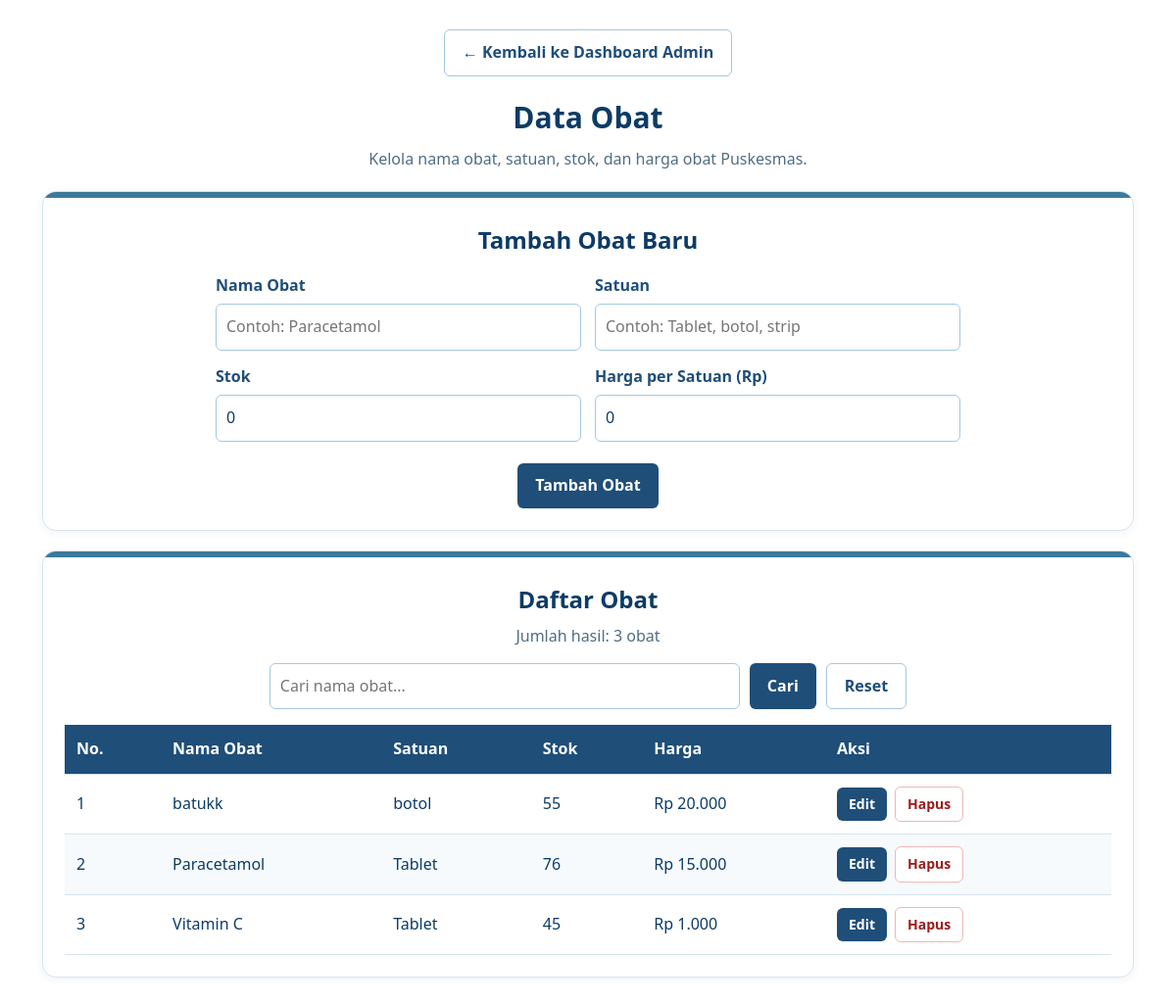
The page /admin/obat.php (signed in) on the database its author committed.
### tables this page shows
CREATE TABLE `obat` (
  `id` int(11) NOT NULL,
  `nama_obat` varchar(100) NOT NULL,
  `satuan` varchar(30) DEFAULT NULL,
  `stok` int(11) NOT NULL DEFAULT 0,
  `harga` decimal(12,2) NOT NULL DEFAULT 0.00
);

### admin/obat.php (the view, shortened to what this page needs)
<?php
require_once "../koneksi.php";
function e($value) {
    return htmlspecialchars((string) $value, ENT_QUOTES, "UTF-8");
}
$editObat = null;
$keyword = trim($_GET["cari"] ?? "");
if ($keyword !== "") {
    $stmt = $pdo->prepare(
        "SELECT * FROM obat
         WHERE nama_obat LIKE ?
         ORDER BY nama_obat ASC"
    );
    $stmt->execute(["%" . $keyword . "%"]);
    $daftarObat = $stmt->fetchAll(PDO::FETCH_ASSOC);
} else {
    $stmt = $pdo->query(
        "SELECT * FROM obat ORDER BY nama_obat ASC"
    );
    $daftarObat = $stmt->fetchAll(PDO::FETCH_ASSOC);
}
$totalObat = count($daftarObat);
?>
<!DOCTYPE html>
<html lang="id">
<head>
</head>
<body>
    <main class="content">
        <a class="top-link" href="index.php">← Kembali ke Dashboard Admin</a>
        <h1>Data Obat</h1>
        <p class="subjudul">
            Kelola nama obat, satuan, stok, dan harga obat Puskesmas.
        </p>
        <section class="panel">
            <h2><?= $editObat ? "Edit Data Obat" : "Tambah Obat Baru" ?></h2>
            <form method="post" action="obat.php">
                <div class="form-grid">
                    <div>
                        <label for="nama_obat">Nama Obat</label>
                        <input id="nama_obat" name="nama_obat" required
                               maxlength="255"
                               value="<?= e($editObat["nama_obat"] ?? "") ?>"
                               placeholder="Contoh: Paracetamol">
                    </div>
                    <div>
                        <label for="satuan">Satuan</label>
                        <input id="satuan" name="satuan" required
                               maxlength="50"
                               value="<?= e($editObat["satuan"] ?? "") ?>"
                               placeholder="Contoh: Tablet, botol, strip">
                    </div>
                    <div>
                        <label for="stok">Stok</label>
                        <input id="stok" name="stok" type="number"
                               min="0" step="1" required
                               value="<?= e($editObat["stok"] ?? "0") ?>">
                    </div>
                    <div>
                        <label for="harga">Harga per Satuan (Rp)</label>
                        <input id="harga" name="harga" type="number"
                               min="0" step="1" required
                               value="<?= e($editObat["harga"] ?? "0") ?>">
                    </div>
                </div>
                <div class="form-actions">
                    <button type="submit" class="button">
                        <?= $editObat ? "Simpan Perubahan" : "Tambah Obat" ?>
                    </button>
                </div>
            </form>
        </section>
        <section class="panel">
            <h2>Daftar Obat</h2>
            <p class="muted">Jumlah hasil: <?= $totalObat ?> obat</p>
            <form method="get" class="search-form">
                <input type="text" name="cari"
                       placeholder="Cari nama obat..."
                       aria-label="Cari nama obat"
                       value="<?= e($keyword) ?>">
                <button type="submit" class="button">Cari</button>
                <a href="obat.php" class="button button-outline">Reset</a>
            </form>
            <div class="table-wrap">
                <table>
                    <thead>
                        <tr>
                            <th>No.</th>
                            <th>Nama Obat</th>
                            <th>Satuan</th>
                            <th>Stok</th>
                            <th>Harga</th>
                            <th>Aksi</th>
                        </tr>
                    </thead>
                    <tbody>
                    <?php if (!$daftarObat): ?>
                        <tr>
                            <td colspan="6">Belum ada data obat.</td>
                        </tr>
                    <?php else: ?>
                        <?php foreach ($daftarObat as $i => $obat): ?>
                            <tr>
                                <td><?= $i + 1 ?></td>
                                <td><?= e($obat["nama_obat"]) ?></td>
                                <td><?= e($obat["satuan"]) ?></td>
                                <td><?= e($obat["stok"]) ?></td>
                                <td>Rp <?= number_format(
                                    (float)$obat["harga"], 0, ",", "."
                                ) ?></td>
                                <td>
                                    <div class="actions">
                                        <a class="button button-small"
                                           href="obat.php?edit=<?= e($obat["id"]) ?>">
                                            Edit
                                        </a>
                                        <form method="post" action="obat.php"
                                              onsubmit="return confirm(
                                                  'Yakin ingin menghapus obat ini?'
                                              )">
                                            <button type="submit"
                                                    class="button button-small button-danger">
                                                Hapus
                                            </button>
                                        </form>
                                    </div>
                                </td>
                            </tr>
                        <?php endforeach; ?>
                    <?php endif; ?>
                    </tbody>
                </table>
            </div>
        </section>
    </main>
</body>
</html>

### admin/obat.php (style rules this page uses)
:root { --white: #ffffff; --tint: #eaf3fa; --border: #d6e4ef; --blue-100: #a4c8e1; --blue-300: #6fa3d8; --teal-500: #3b7a99; --blue-700: #1f4e79; --navy-900: #0d3b66; --text: #0d3b66; --text-muted: #4f6d85; --radius-sm: 6px; --radius-lg: 14px; --shadow: 0 2px 10px rgba(13, 59, 102, 0.06); --transition: 0.2s ease; }
* { box-sizing: border-box; }
body { margin: 0; background: var(--white); color: var(--text); font-family: "Segoe UI", Arial, sans-serif; line-height: 1.6; }
.content { max-width: 1150px; margin: 30px auto; padding: 0 18px; }
.content > h1 { margin: 0 0 6px; color: var(--navy-900); font-size: 30px; text-align: center; }
.content > p.subjudul { margin: 0 0 16px; color: var(--text-muted); text-align: center; }
.top-link { display: table; margin: 0 auto 18px; padding: 10px 18px; background: var(--white); color: var(--blue-700); font-weight: bold; text-decoration: none; border: 1px solid var(--blue-100); border-radius: var(--radius-sm); transition: background var(--transition), border-color var(--transition); }
.panel { position: relative; overflow: hidden; margin-top: 20px; padding: 30px 22px 22px; background: var(--white); border: 1px solid var(--border); border-radius: var(--radius-lg); box-shadow: var(--shadow); }
.panel::before { content: ""; position: absolute; inset: 0 0 auto 0; height: 6px; background: var(--teal-500); }
.panel h2 { margin: 0 0 6px; color: var(--navy-900); text-align: center; }
.panel > p.muted { margin: 0 0 14px; color: var(--text-muted); text-align: center; }
.form-grid { display: grid; grid-template-columns: repeat(2, minmax(0, 1fr)); gap: 14px; max-width: 760px; margin: 14px auto 0; }
label { display: block; margin-bottom: 6px; color: var(--blue-700); font-weight: bold; }
input { width: 100%; padding: 10px; background: var(--white); color: var(--text); font: inherit; border: 1px solid var(--blue-100); border-radius: var(--radius-sm); transition: border-color var(--transition), box-shadow var(--transition); }
.form-actions { display: flex; justify-content: center; gap: 10px; flex-wrap: wrap; margin-top: 22px; }
.search-form { display: flex; justify-content: center; gap: 10px; flex-wrap: wrap; margin-bottom: 16px; }
.search-form input { flex: 1; max-width: 480px; min-width: 220px; }
.button { display: inline-block; padding: 10px 18px; background: var(--blue-700); color: var(--white); font: inherit; font-weight: bold; text-decoration: none; border: none; border-radius: var(--radius-sm); cursor: pointer; transition: background var(--transition); }
.button-outline { background: var(--white); color: var(--blue-700); border: 1px solid var(--blue-100); }
.button-danger { background: var(--white); color: #9b1c1c; border: 1px solid #f0b7b2; }
.button-small { padding: 6px 12px; font-size: 14px; }
.actions { display: flex; gap: 8px; align-items: center; }
.actions form { margin: 0; }
.table-wrap { overflow-x: auto; }
table { width: 100%; min-width: 760px; border-collapse: collapse; background: var(--white); }
th, td { padding: 12px; text-align: left; white-space: nowrap; border: none; border-bottom: 1px solid var(--border); }
th { background: var(--blue-700); color: var(--white); }
tbody tr:nth-child(even) { background: #f6fafd; }

### rows shown on the page
obat: nama_obat "batukk", satuan "botol", stok "55", harga "20.000"
obat: nama_obat "Paracetamol", satuan "Tablet", stok "76", harga "15.000"
obat: nama_obat "Vitamin C", satuan "Tablet", stok "45", harga "1.000"

### other values the page prints
$totalObat "3"
